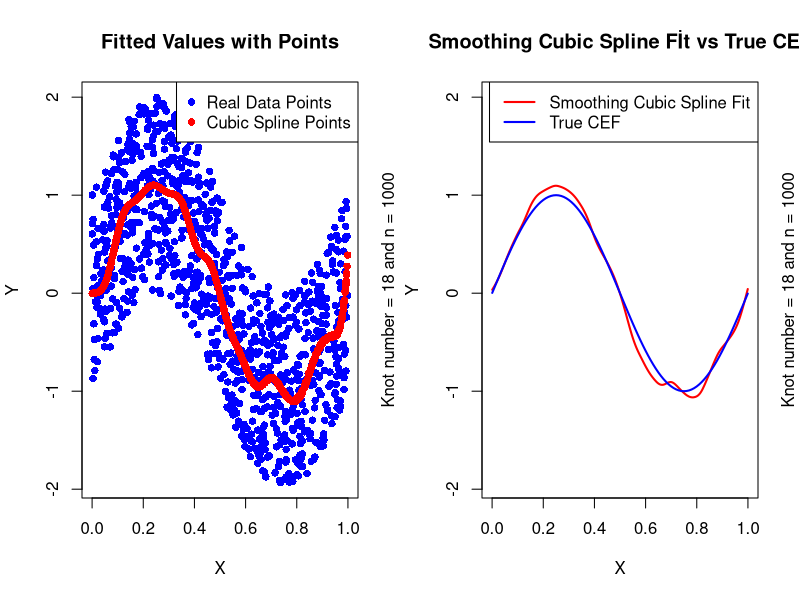
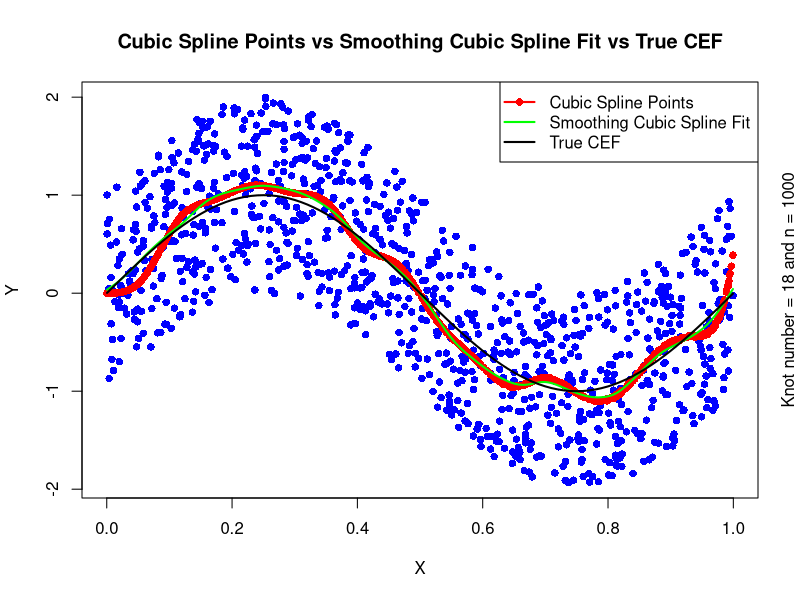

Generate these figures, in order, with R:
#*******************************Exercise_2*************************************#

#******************************Exercise_2.i************************************#

# # Define a B-spline basis function based on Lecture 8's formulation
b_spline_base <- function(x, knots, r) {
  n <- length(knots)
  a <- knots[n] - knots[1]                              # Assuming equal spaced knots                         
  bs <- vector("numeric", length(x))
  
  for (j in 0:(r-1)) {
    bs <- bs + (-1)^j * choose(r-1, j) * (pmax(0, x - knots[j+1]))^(r-1)
  }
  
  bs / (a^(r-1) * factorial(r-1))
}

# Generate design matrix for B-splines
create_design_matrix <- function(X, knots, r) {
  sapply(knots, function(knot) b_spline_base(X, c(rep(min(X), r-1), knot, rep(max(X), r-1)), r))
}

# Estimate conditional expectation using custom B-splines and calculate leverage scores
estimate_conditional_expectation_with_leverage <- function(X, Y, num_knots, r) {
  knots <- quantile(X, probs = seq(0, 1, length.out = num_knots))
  B <- create_design_matrix(X, knots, r)
  fit <- lm(Y ~ B - 1)
  leverage_scores <- hatvalues(fit)
  return(list(fit = fit, leverage = leverage_scores))
}

#******************************Exercise_2.ii***********************************#

# Generate sample data
set.seed(123)
n <- 1000                                               # n can be changed to observe in different sample sizes                                         
X <- runif(n, 0, 1)                                     # X ∼ Unif[0, 1]
epsilon <- runif(n, -1, 1)                              # ε ∼ Unif[−1, 1]

# Define the true Conditional Expectation Function (CEF)
true_CEF <- function(X) { sin(2 * pi * X) }             # freely chosen m(·)
Y <- true_CEF(X) + epsilon                              # Y = m(X)+ε


# Summarize response and true CEF
summary(Y)
summary(true_CEF(X))

# Determine optimal number of subintervals for B-splines via cross-validation
cv_errors <- sapply(1:30, function(k) {
  result <- estimate_conditional_expectation_with_leverage(X, Y, k, 4) # r = 4 for cubic splines
  leverage_scores <- result$leverage
  residuals <- Y - predict(result$fit)
  sum((residuals / (1 - leverage_scores))^2)
})

optimal_k <- which.min(cv_errors)
print(paste("Optimal knot number: ", optimal_k))

# Fit model using optimal number of knots
fit_bspline <- estimate_conditional_expectation_with_leverage(X, Y, optimal_k, 4)$fit

# Predict using the fitted model
predicted_values <- predict(fit_bspline, newdata = data.frame(B = create_design_matrix(X, quantile(X, probs = seq(0, 1, length.out = optimal_k)), 4)))
summary(predicted_values)


# Fit a smoothing spline for comparison
fit_smoothing_spline <- smooth.spline(X, Y, df = 16)

# Set up the plot area
par(mfrow = c(1, 2))

# Plot 1: Display Fitted Values with Points
plot(X, Y, col = 'blue', pch = 16, xlab = 'X', ylab = 'Y', main = "Fitted Values with Points")
points(X, predicted_values, col = 'red', pch = 16)
legend("topright", legend = c("Real Data Points", "Cubic Spline Points"), col = c("blue", "red"), pch = 16)
mtext(side = 4, line = 1, paste("Knot number =", optimal_k, "and", "n =", n))

# Plot 2: Display lines of Smoothing Cubic Spline Fit vs True CEF
plot(NA, NA, xlim=range(X), ylim=range(c(Y, predict(fit_smoothing_spline, X))), 
     xlab = 'X', ylab = 'Y', main="Smoothing Cubic Spline Fİt vs True CEF")
lines(fit_smoothing_spline, col="red", lwd=2)
curve(true_CEF, add = TRUE, col = "blue", lwd = 2)
legend("topright", legend = c("Smoothing Cubic Spline Fit", "True CEF"), col = c("red", "blue"), lwd = 2)
mtext(side = 4, line = 1, paste("Knot number =", optimal_k, "and", "n =", n))


# Plot 3: Combine both plots into one
par(mfrow = c(1, 1))
plot(X, Y, col = 'blue', pch = 16, xlab = 'X', ylab = 'Y', main = "Cubic Spline Points vs Smoothing Cubic Spline Fit vs True CEF")
points(X, predicted_values, col = 'red', pch = 16)
lines(fit_smoothing_spline, col = "green", lwd = 2)
curve(true_CEF, add = TRUE, col = "black", lwd = 2)  # Add true CEF
legend("topright", legend = c("Cubic Spline Points", "Smoothing Cubic Spline Fit", "True CEF"), col = c("red", "green", "black"), pch = c(16, NA, NA), lwd = 2)
mtext(side = 4, line = 1, paste("Knot number =", optimal_k, "and", "n =", n))

